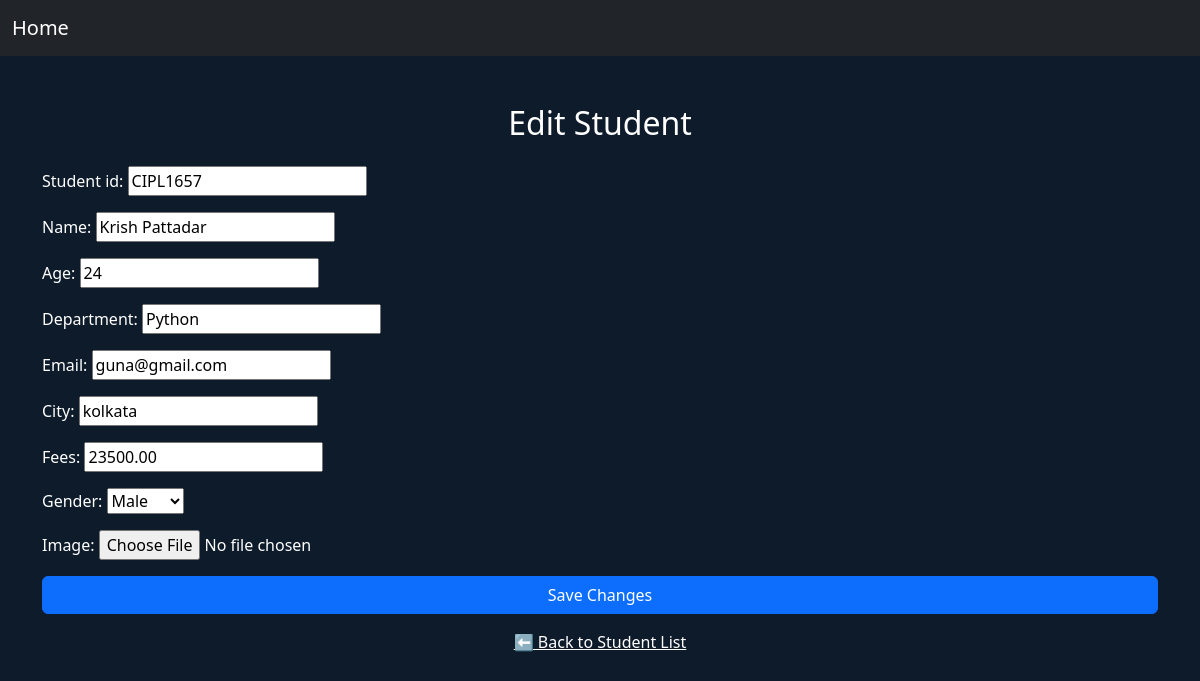
/student/edit/3/ (signed in), run on the app's committed database.
### studentmanagementApp/models.py (models this page shows, shortened)
class Student(models.Model):
    GENDER_CHOICES = [
        ('M', 'Male'),
        ('F', 'Female'),
        ('O','Other'),
    ]
    student_id = models.CharField(max_length=100, null=True, blank=True)
    name = models.CharField(max_length=100)
    age = models.IntegerField ()
    email = models.EmailField()
    city = models.CharField(max_length=100)
    department = models.CharField(max_length=100)
    gender = models.CharField(max_length=100, choices=GENDER_CHOICES)
    image = models.ImageField(upload_to='images/', blank=True, null=True)
    fees = models.DecimalField(max_digits=10, decimal_places=2)

### studentmanagementApp/views.py (the view)
# urls.py: path('student/edit/<int:pk>/', views.edit_student, name='edit_student'),  # Edit student
@login_required
def edit_student(request, pk):
    student = get_object_or_404(Student, pk=pk)
    if request.method == 'POST':
        form = StudentForm(request.POST, request.FILES, instance=student)
        if form.is_valid():
            form.save()
            return redirect('student_list')
    else:
        form = StudentForm(instance=student)
    return render(request, 'studentmanagementApp/edit_student.html', {'form': form})

### studentmanagementApp/forms.py (shortened to what this page needs)
class StudentForm(forms.ModelForm):
    class Meta:
        model = Student  # Specify the model class
        fields = ['student_id', 'name', 'age', 'department', 'email', 'city', 'fees', 'gender', 'image',]  # Include all relevant fields

### studentmanagementApp/templates/studentmanagementApp/edit_student.html (shortened to what this page needs)
{% load static %}
<!DOCTYPE html>
<html lang="en">
<head>
    <link href="https://cdn.jsdelivr.net/npm/bootstrap@5.3.0/dist/css/bootstrap.min.css" rel="stylesheet">
</head>
<body>
<nav class="navbar navbar-expand-lg navbar-dark bg-dark">
    <div class="container-fluid">
        <a class="navbar-brand" href="{% url 'login' %}">Home</a>
    </div>
</nav>
<div class="container mt-5">
    <h2 class="text-center mb-4">Edit Student</h2>
    <form method="POST" enctype="multipart/form-data">
        {{ form.as_p }}
        <button type="submit" class="btn btn-primary w-100">Save Changes</button>
    </form>
    <div class="text-center mt-3">
        <a href="{% url 'student_list' %}">⬅ Back to Student List</a>
    </div>
</div>
</body>
</html>

### studentmanagementApp/templates/studentmanagementApp/edit_student.html (style rules this page uses)
body { background-color: #0d1b2a; color: white; }
.navbar { background-color: #102841; }
a, a:hover { color: #ffffff; }

### data on the page
Student: student_id "CIPL1657", name "Krish Pattadar", age "24", department "Python", email "guna@gmail.com", city "kolkata", fees "23500.00", gender "Male"
